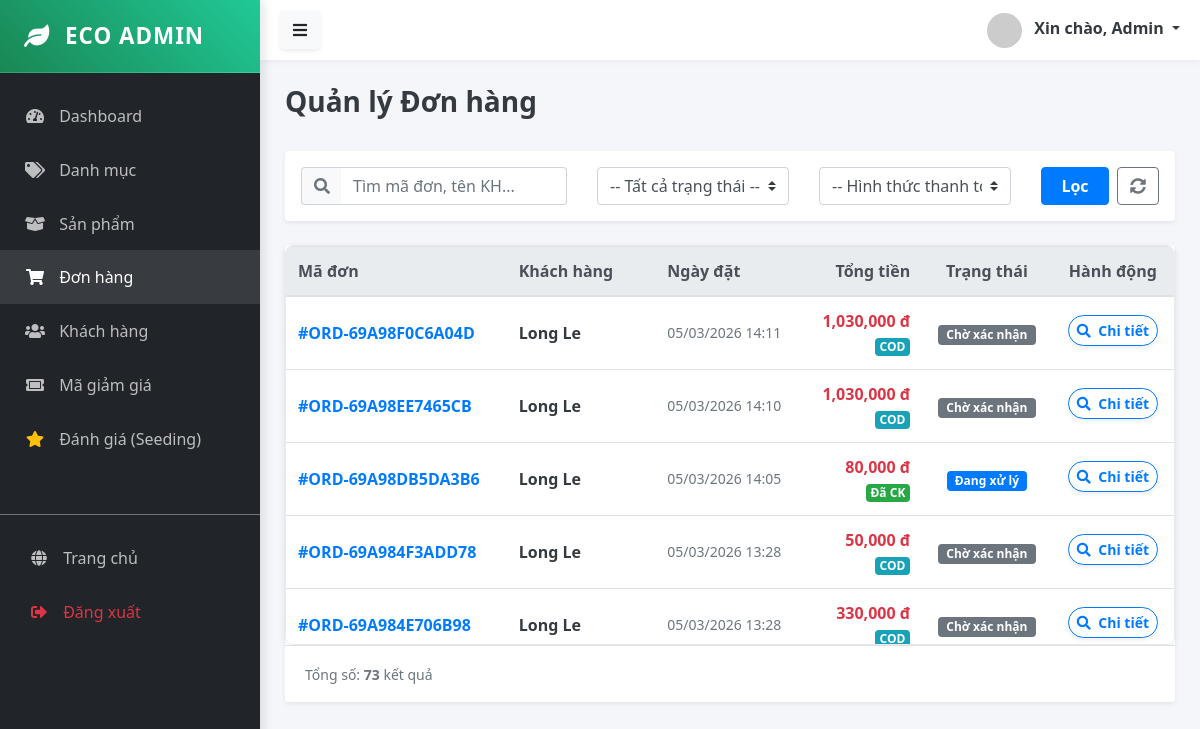
The app's page /public/admin/order (signed in), older data.
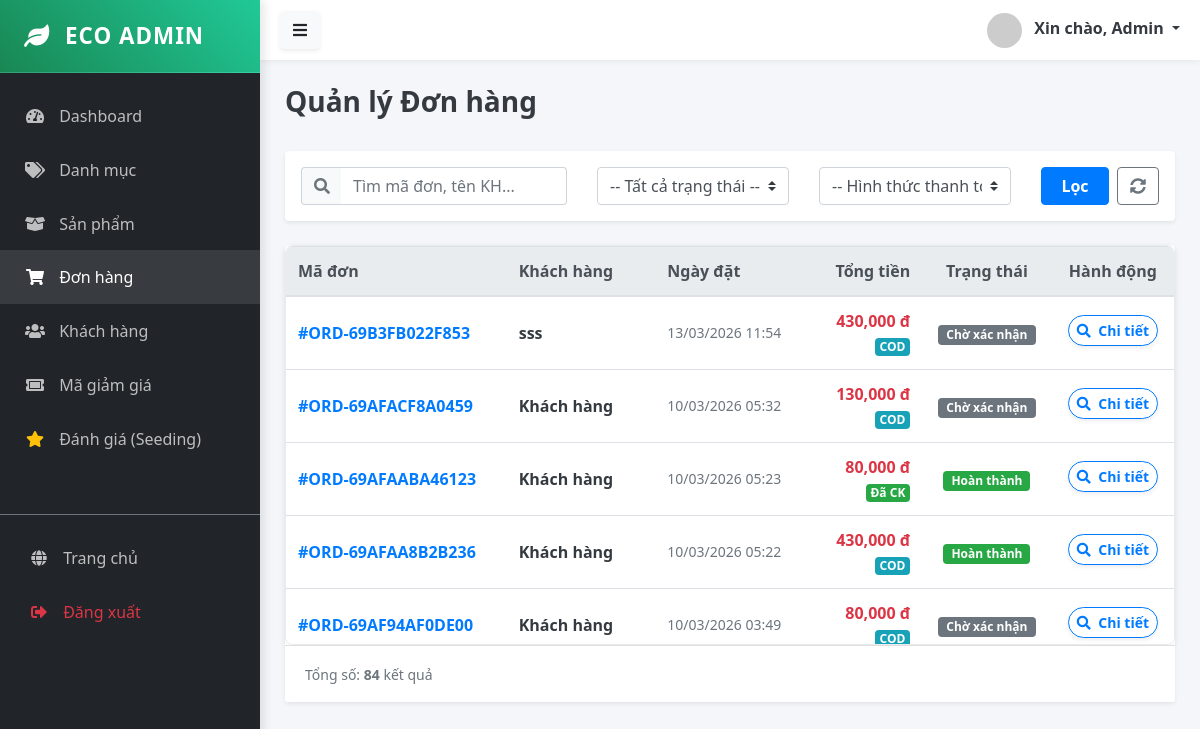
The same page, newer data.
### tables this page shows
CREATE TABLE `orders` (
  `id` bigint UNSIGNED NOT NULL,
  `user_id` bigint UNSIGNED DEFAULT NULL,
  `order_number` varchar(50) NOT NULL,
  `status` varchar(50) DEFAULT NULL,
  `total_cents` bigint NOT NULL,
  `subtotal_cents` bigint DEFAULT NULL,
  `shipping_fee_cents` bigint DEFAULT NULL,
  `tax_cents` bigint DEFAULT NULL,
  `shipping_address_id` bigint UNSIGNED DEFAULT NULL,
  `billing_address_id` bigint UNSIGNED DEFAULT NULL,
  `payment_status` varchar(50) DEFAULT NULL,
  `payment_method` varchar(50) DEFAULT 'cod',
  `placed_at` datetime DEFAULT NULL,
  `closed_at` datetime DEFAULT NULL,
  `notes` text,
  `coupon_code` varchar(100) DEFAULT NULL,
  `created_at` timestamp NULL DEFAULT CURRENT_TIMESTAMP,
  `updated_at` timestamp NULL DEFAULT CURRENT_TIMESTAMP ON UPDATE CURRENT_TIMESTAMP
);

CREATE TABLE `users` (
  `id` bigint UNSIGNED NOT NULL,
  `email` varchar(255) NOT NULL,
  `password_hash` varchar(255) DEFAULT NULL,
  `name` varchar(200) DEFAULT NULL,
  `phone` varchar(50) DEFAULT NULL,
  `avatar_url` text,
  `status` tinyint DEFAULT '1',
  `role_id` bigint UNSIGNED DEFAULT NULL,
  `google_id` varchar(255) DEFAULT NULL,
  `email_verified` tinyint DEFAULT '0',
  `verification_token` varchar(255) DEFAULT NULL COMMENT 'Mã gửi qua mail',
  `reset_token` varchar(255) DEFAULT NULL COMMENT 'Mã quên mật khẩu (OTP)',
  `reset_token_expire` datetime DEFAULT NULL COMMENT 'Hạn sử dụng mã OTP',
  `created_at` timestamp NULL DEFAULT CURRENT_TIMESTAMP,
  `updated_at` timestamp NULL DEFAULT CURRENT_TIMESTAMP ON UPDATE CURRENT_TIMESTAMP,
  `last_login_at` datetime DEFAULT NULL,
  `metadata` json DEFAULT NULL
);

### app/Controllers/Admin/OrderController.php (called while the page is built, shortened)
<?php
class OrderController extends Controller {
    public function index() {
        $orderModel = $this->model('Order');
        $filters = [
            'search' => trim($_GET['search'] ?? ''),
            'status' => trim($_GET['status'] ?? ''),
            'payment_method' => trim($_GET['payment_method'] ?? '')
        ];
        $orders = $orderModel->getAllOrders($filters);
        $this->view('admin/orders/index', ['orders' => $orders]);
    }
}

### app/Core/App.php (called while the page is built, shortened)
<?php
class App {
    protected $controller = 'HomeController';
    protected $method = 'index';
    public function __construct() {
        $url = $this->parseUrl();
        if (isset($url[0]) && strtolower($url[0]) == 'admin') {
            array_shift($url);
            $folder = 'Admin';
            $this->controller = 'DashboardController';
            if (isset($url[0])) {
                $controllerName = $this->convertToPascalCase($url[0]) . 'Controller';
                if (file_exists('../app/Controllers/Admin/' . $controllerName . '.php')) {
                    $this->controller = $controllerName;
                    array_shift($url);
                }
            }
        }
        $file = '../app/Controllers/' . $folder . '/' . $this->controller . '.php';
        if (file_exists($file)) {
            $this->controller = new $class;
        } else {
            die("Lỗi 404: Controller '{$this->controller}' không tồn tại.");
        }
        $this->params = $url ? array_values($url) : [];
        call_user_func_array([$this->controller, $this->method], $this->params);
    }
    public function parseUrl() {
        if (isset($_GET['url'])) {
            return explode('/', filter_var(rtrim($_GET['url'], '/'), FILTER_SANITIZE_URL));
        }
        return [];
    }
    private function convertToPascalCase($string) {
        return str_replace(' ', '', ucwords(str_replace('-', ' ', $string)));
    }
}

### public/index.php (called while the page is built, shortened)
<?php
$app = new App();

### config/database.php (called while the page is built)
<?php
return [
    'host' => $_ENV['DB_HOST'] ?? 'localhost',
    'dbname' => $_ENV['DB_DATABASE'] ?? 'ecostore',
    'user' => $_ENV['DB_USERNAME'] ?? 'root',
    'pass' => $_ENV['DB_PASSWORD'] ?? '',
    'charset' => 'utf8mb4'
];

### app/Core/Database.php (called while the page is built, shortened)
<?php
class Database {
    private static $instance = null;
    private $connection;
    private function __construct() {
        $config = require __DIR__ . '/../../config/database.php';
        $dsn = "mysql:host={$config['host']};dbname={$config['dbname']};charset={$config['charset']}";
        try {
            $this->connection = new PDO($dsn, $config['user'], $config['pass']);
            $this->connection->setAttribute(PDO::ATTR_ERRMODE, PDO::ERRMODE_EXCEPTION);
            $this->connection->setAttribute(PDO::ATTR_DEFAULT_FETCH_MODE, PDO::FETCH_ASSOC);
        } catch (PDOException $e) {
            die("DB Connection Error: " . $e->getMessage());
        }
    }
    public static function getInstance() {
        if (!self::$instance) {
            self::$instance = new Database();
        }
        return self::$instance;
    }
    public function query($sql, $params = []) {
        try {
            $stmt = $this->connection->prepare($sql);
            $stmt->execute($params);
            return $stmt;
        } catch (PDOException $e) {
            die("Lỗi truy vấn SQL: " . $e->getMessage());
        }
    }
    public function fetchAll($sql, $params = []) {
        return $this->query($sql, $params)->fetchAll();
    }
}

### app/Core/Model.php (called while the page is built, shortened)
<?php
abstract class Model {
    public function __construct() {
        $this->db = Database::getInstance();
    }
}

### app/Models/Order.php (called while the page is built, shortened)
<?php
class Order extends Model {
    public function getAllOrders($filters = []) {
        $sql = "SELECT o.*, u.name as customer_name
                FROM orders o
                LEFT JOIN users u ON o.user_id = u.id
                WHERE 1=1";
        $params = [];
        $sql .= " ORDER BY o.created_at DESC";
        return $this->db->fetchAll($sql, $params);
    }
}

### app/Views/admin/orders/index.php (the view, shortened to what the changed rows need)
<?php require_once '../app/Views/layouts/admin/sidebar.php'; ?>
<div class="d-flex justify-content-between align-items-center mb-4">
    <h3 class="text-dark font-weight-bold">Quản lý Đơn hàng</h3>
</div>
<div class="card shadow-sm border-0 mb-4 bg-white">
    <div class="card-body p-3">
        <form method="GET" action="/MY_WEB/public/admin/order" class="row align-items-center">
            <div class="col-md-4 mb-2 mb-md-0">
                <div class="input-group">
                    <div class="input-group-prepend">
                        <span class="input-group-text bg-light border-right-0"><i class="fas fa-search text-muted"></i></span>
                    </div>
                    <input type="text" name="search" class="form-control border-left-0" placeholder="Tìm mã đơn, tên KH..." value="<?= $_GET['search'] ?? '' ?>">
                </div>
            </div>
            <div class="col-md-3 mb-2 mb-md-0">
                <select name="status" class="form-control custom-select" onchange="this.form.submit()">
                    <option value="">-- Tất cả trạng thái --</option>
                </select>
            </div>
            <div class="col-md-3 mb-2 mb-md-0">
                <select name="payment_method" class="form-control custom-select" onchange="this.form.submit()">
                    <option value="">-- Hình thức thanh toán --</option>
                </select>
            </div>
            <div class="col-md-2 d-flex">
                <button type="submit" class="btn btn-primary flex-grow-1 mr-2 font-weight-bold">Lọc</button>
                <a href="/MY_WEB/public/admin/order" class="btn btn-outline-secondary" title="Xóa bộ lọc"><i class="fas fa-sync-alt"></i></a>
            </div>
        </form>
    </div>
</div>
<div class="card shadow-sm border-0">
    <div class="card-body p-0">
        <div class="table-scroll-wrapper">
            <table class="table table-hover mb-0">
                <thead class="thead-light">
                    <tr>
                        <th class="col-fixed">Mã đơn</th>
                        <th>Khách hàng</th>
                        <th class="col-fixed">Ngày đặt</th>
                        <th class="col-fixed text-right">Tổng tiền</th>
                        <th class="col-fixed text-center">Trạng thái</th>
                        <th class="col-fixed text-center">Hành động</th>
                    </tr>
                </thead>
                <tbody>
                    <?php if(!empty($orders)): ?>
                        <?php foreach ($orders as $order): ?>
                        <tr>
                            <td class="align-middle font-weight-bold text-primary">#<?= $order['order_number'] ?></td>
                            <td class="align-middle">
                                <div class="font-weight-bold text-dark"><?= $order['customer_name'] ?></div>
                            </td>
                            <td class="align-middle text-muted small">
                                <?= date('d/m/Y H:i', strtotime($order['created_at'])) ?>
                            </td>
                            <td class="align-middle text-right font-weight-bold">
                                <div class="text-danger"><?= number_format($order['total_cents']) ?> đ</div>
                                <?php if($order['payment_method'] == 'banking'): ?>
                                    <?php if($order['payment_status'] == 'paid'): ?>
                                        <span class="badge badge-success mt-1">Đã CK</span>
                                    <?php else: ?>
                                        <span class="badge badge-warning text-dark mt-1">Chờ CK</span>
                                    <?php endif; ?>
                                <?php else: ?>
                                    <span class="badge badge-info mt-1">COD</span>
                                <?php endif; ?>
                            </td>
                            <td class="align-middle text-center">
                                <?php
                                    $badges = [
                                        'pending' => 'secondary',
                                        'processing' => 'primary',
                                        'shipping' => 'info',
                                        'completed' => 'success',
                                        'cancelled' => 'danger'
                                    ];
                                    $labels = [
                                        'pending' => 'Chờ xác nhận',
                                        'processing' => 'Đang xử lý',
                                        'shipping' => 'Đang giao',
                                        'completed' => 'Hoàn thành',
                                        'cancelled' => 'Đã hủy'
                                    ];
                                    $st = $order['status'] ?? 'pending';
                                ?>
                                <span class="badge badge-<?= $badges[$st] ?? 'secondary' ?> px-2 py-1">
                                    <?= $labels[$st] ?? ucfirst($st) ?>
                                </span>
                            </td>
                            <td class="align-middle text-center">
                                <a href="/MY_WEB/public/admin/order/detail/<?= $order['id'] ?>" class="btn btn-sm btn-outline-primary shadow-sm rounded-pill font-weight-bold px-2 mb-1">
                                    <i class="fas fa-search mr-1"></i> Chi tiết
                                </a>
                            </td>
                        </tr>
                        <?php endforeach; ?>
                    <?php endif; ?>
                </tbody>
            </table>
        </div>
    </div>
    <div class="card-footer bg-white py-3">
        <small class="text-muted">Tổng số: <strong><?= count($orders) ?></strong> kết quả</small>
    </div>
</div>
<?php require_once '../app/Views/layouts/admin/footer.php'; ?>

Row changes from the older to the newer data that the page shows:
no longer on this page (row unchanged): orders: order_number "ORD-69A98F0C6A04D", user.name "Long Le", created_at "05/03/2026 14:11", total_cents "1,030,000", payment_method "COD", status "Chờ xác nhận"
no longer on this page (row unchanged): orders: order_number "ORD-69A98EE7465CB", user.name "Long Le", created_at "05/03/2026 14:10", total_cents "1,030,000", payment_method "COD", status "Chờ xác nhận"
no longer on this page (row unchanged): orders: order_number "ORD-69A98DB5DA3B6", user.name "Long Le", created_at "05/03/2026 14:05", total_cents "80,000", payment_method "Đã CK", status "Đang xử lý"
no longer on this page (row unchanged): orders: order_number "ORD-69A984F3ADD78", user.name "Long Le", created_at "05/03/2026 13:28", total_cents "50,000", payment_method "COD", status "Chờ xác nhận"
no longer on this page (row unchanged): orders: order_number "ORD-69A984E706B98", user.name "Long Le", created_at "05/03/2026 13:28", total_cents "330,000", payment_method "COD", status "Chờ xác nhận"
added orders: order_number "ORD-69B3FB022F853", user.name "sss", created_at "13/03/2026 11:54", total_cents "430,000", payment_method "COD", status "Chờ xác nhận"
added orders: order_number "ORD-69AFACF8A0459", user.name "Khách hàng", created_at "10/03/2026 05:32", total_cents "130,000", payment_method "COD", status "Chờ xác nhận"
added orders: order_number "ORD-69AFAABA46123", user.name "Khách hàng", created_at "10/03/2026 05:23", total_cents "80,000", payment_method "Đã CK", status "Hoàn thành"
added orders: order_number "ORD-69AFAA8B2B236", user.name "Khách hàng", created_at "10/03/2026 05:22", total_cents "430,000", payment_method "COD", status "Hoàn thành"
added orders: order_number "ORD-69AF94AF0DE00", user.name "Khách hàng", created_at "10/03/2026 03:49", total_cents "80,000", payment_method "COD", status "Chờ xác nhận"
Text that changed along with them:
count($orders): "73" → "84"
